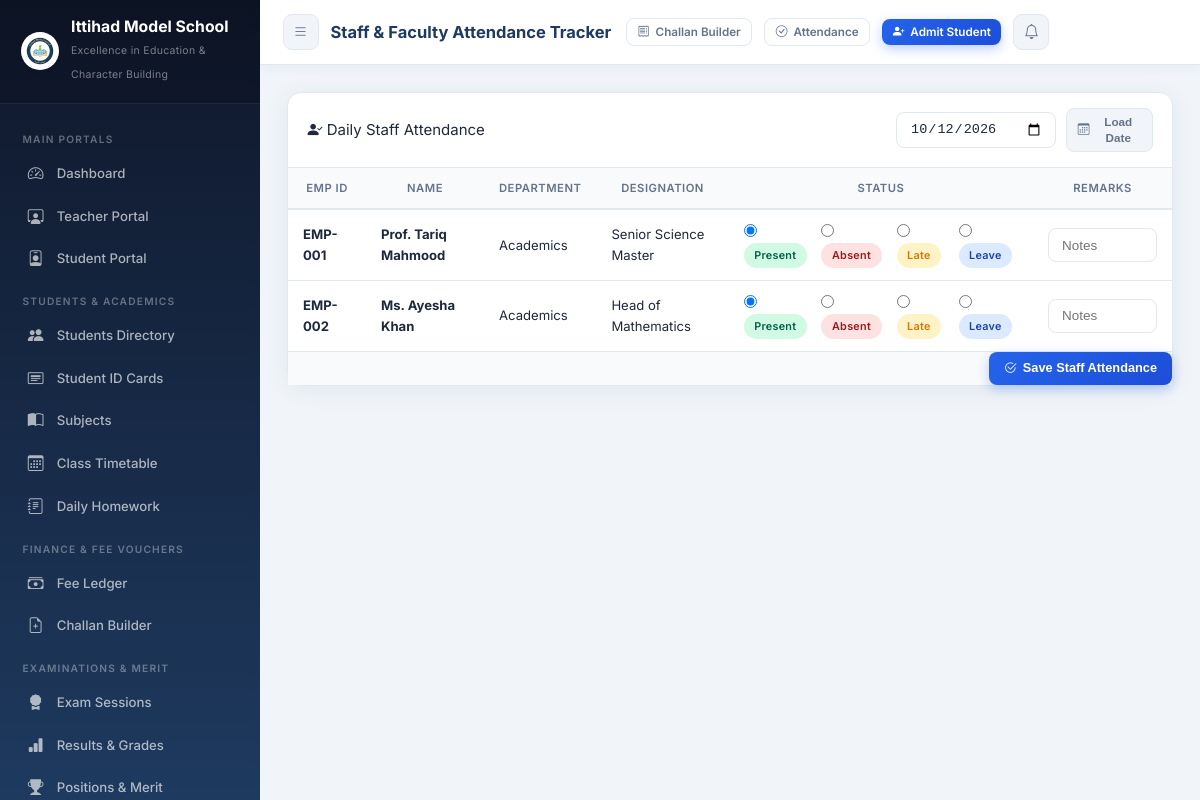
Page /attendance/staff/ (signed in) on the committed database.
### core/models.py (models this page shows, shortened)
class SchoolSetting(models.Model):
    school_name        = models.CharField(max_length=200, default='Ittihad Model School')
    tagline            = models.CharField(max_length=250, default='Excellence in Education & Character Building')
    registration_no    = models.CharField(max_length=100, default='REG-IMS-2026-987')
    address            = models.TextField(default='Sector H-9, Educational Complex, Capital City')
    contact_phone      = models.CharField(max_length=50, default='+92 51 9876543 / 0300-1234567')
    email              = models.EmailField(default='info@ittihadmodelschool.edu.pk')
    website            = models.URLField(default='https://ittihadmodelschool.edu.pk', blank=True)
    logo               = models.ImageField(upload_to='school_branding/', default='school_branding/logo.png', blank=True, null=True)
    bank_name          = models.CharField(max_length=100, default='National Allied Bank Ltd')
    bank_account_title = models.CharField(max_length=150, default='Ittihad Model School Trust')
    bank_account_no    = models.CharField(max_length=50, default='0123-4567890123')
    iban               = models.CharField(max_length=50, default='PK36NABL0000012345678901')
    bank_branch        = models.CharField(max_length=100, default='Main Campus Branch (Code: 0422)')
    currency_symbol    = models.CharField(max_length=10, default='PKR')
    late_fee_per_day   = models.DecimalField(max_digits=8, decimal_places=2, default=50.00)
    principal_name     = models.CharField(max_length=100, default='Prof. Dr. Sarah Jenkins')
    @classmethod
    def get_settings(cls):
        obj, _ = cls.objects.get_or_create(
            id=1,
            defaults={
                'school_name': 'Ittihad Model School',
                'tagline': 'Excellence in Education & Character Building',
                'logo': 'school_branding/logo.png',
            }
        )
        return obj

class Staff(models.Model):
    DEPARTMENT_CHOICES = [
        ('Academics', 'Academics / Teaching'),
        ('Administration', 'Administration'),
        ('Finance', 'Finance & Accounts'),
        ('Library', 'Library & Resource'),
        ('IT', 'IT & Computer Lab'),
        ('Support', 'Support & Maintenance'),
    ]
    user           = models.OneToOneField(User, on_delete=models.SET_NULL, null=True, blank=True, related_name='staff_profile')
    emp_id         = models.CharField(max_length=20, unique=True, db_index=True)
    name           = models.CharField(max_length=120, db_index=True)
    father_or_spouse = models.CharField(max_length=120, blank=True)
    designation    = models.CharField(max_length=100)
    department     = models.CharField(max_length=50, choices=DEPARTMENT_CHOICES, default='Academics', db_index=True)
    qualification  = models.CharField(max_length=150, blank=True)
    gender         = models.CharField(max_length=10, choices=GENDER_CHOICES, default='Male')
    blood_group    = models.CharField(max_length=10, choices=BLOOD_GROUPS, default='Unknown')
    dob            = models.DateField(null=True, blank=True)
    contact        = models.CharField(max_length=25, db_index=True)
    emergency_contact = models.CharField(max_length=25, blank=True)
    email          = models.EmailField(blank=True)
    cnic_or_nid    = models.CharField(max_length=30, blank=True, db_index=True)
    address        = models.TextField(blank=True)
    photo          = models.ImageField(upload_to='staff_photos/', blank=True, null=True)
    joining_date   = models.DateField(default=date.today)
    basic_salary   = models.DecimalField(max_digits=10, decimal_places=2, default=35000.00)
    is_active      = models.BooleanField(default=True, db_index=True)
    created_at     = models.DateTimeField(auto_now_add=True)
    class Meta:
        ordering = ['emp_id']

### core/views.py (the view, shortened to what this page needs)
# urls.py: path('attendance/staff/',            views.staff_attendance_view,    name='staff_attendance'),
@login_required
def staff_attendance_view(request):
    att_date_str = request.GET.get('date', str(date.today()))
    att_date = datetime.strptime(att_date_str, '%Y-%m-%d').date()
    staff_members = Staff.objects.filter(is_active=True)
    existing = {a.staff_id: a for a in StaffAttendance.objects.filter(date=att_date)}
    return render(request, 'core/staff_attendance.html', {
        'staff_members': staff_members,
        'existing': existing,
        'selected_date': att_date_str,
    })

### core/context_processors.py (called while the page is built)
def school_settings_processor(request):
    try:
        setting = SchoolSetting.get_settings()
    except Exception:
        setting = None
    return {
        'school_setting': setting,
        'SCHOOL_NAME': setting.school_name if setting else 'Ittihad Model School',
    }

### core/templatetags/core_tags.py (called while the page is built)
@register.filter(name='dict_get')
def dict_get(dictionary, key):
    if isinstance(dictionary, dict):
        return dictionary.get(key)
    return None

### templates/core/staff_attendance.html (shortened to what this page needs)
{% extends "base.html" %}
{% load core_tags %}
{% block page_title %}Staff & Faculty Attendance Tracker{% endblock %}
{% block content %}
<div class="card fade-in">
  <div class="card-header" style="display:flex; justify-content:space-between; align-items:center;">
    <div class="card-title"><i class="bi bi-person-check-fill text-primary"></i> Daily Staff Attendance</div>
    <form method="get" class="filter-form" style="display:flex; gap:10px; align-items:center;">
      <input type="date" name="date" value="{{ selected_date }}" class="form-control form-control-sm" style="max-width:160px;">
      <button type="submit" class="btn btn-sm btn-secondary"><i class="bi bi-calendar3"></i> Load Date</button>
    </form>
  </div>
  <div class="card-body p-0">
    <form method="post">
      <div class="table-responsive">
        <table class="table mb-0">
          <thead>
            <tr>
              <th>Emp ID</th>
              <th>Name</th>
              <th>Department</th>
              <th>Designation</th>
              <th>Status</th>
              <th>Remarks</th>
            </tr>
          </thead>
          <tbody>
            {% for sm in staff_members %}
              <tr>
                <td><strong>{{ sm.emp_id }}</strong></td>
                <td><strong>{{ sm.name }}</strong></td>
                <td>{{ sm.department }}</td>
                <td>{{ sm.designation }}</td>
                <td>
                  {% with rec=existing|dict_get:sm.pk %}
                    <div style="display:flex; gap:10px; align-items:center;">
                      <label style="cursor:pointer;"><input type="radio" name="status_{{ sm.pk }}" value="Present" {% if not rec or rec.status == 'Present' %}checked{% endif %}> <span class="badge badge-success">Present</span></label>
                      <label style="cursor:pointer;"><input type="radio" name="status_{{ sm.pk }}" value="Absent" {% if rec and rec.status == 'Absent' %}checked{% endif %}> <span class="badge badge-danger">Absent</span></label>
                      <label style="cursor:pointer;"><input type="radio" name="status_{{ sm.pk }}" value="Late" {% if rec and rec.status == 'Late' %}checked{% endif %}> <span class="badge badge-warning">Late</span></label>
                      <label style="cursor:pointer;"><input type="radio" name="status_{{ sm.pk }}" value="Leave" {% if rec and rec.status == 'Leave' %}checked{% endif %}> <span class="badge badge-info">Leave</span></label>
                    </div>
                  {% endwith %}
                </td>
                <td>
                  {% with rec=existing|dict_get:sm.pk %}
                    <input type="text" name="remarks_{{ sm.pk }}" value="{{ rec.remarks|default:'' }}" class="form-control form-control-sm" placeholder="Notes">
                  {% endwith %}
                </td>
              </tr>
            {% empty %}
              <tr>
                <td colspan="6" class="text-center py-4 text-muted">No staff records found.</td>
              </tr>
            {% endfor %}
          </tbody>
        </table>
      </div>
      {% if staff_members %}
        <div class="p-3" style="background:#F8FAFC; border-top:1px solid #E2E8F0; text-align:right;">
          <button type="submit" class="btn btn-primary"><i class="bi bi-check2-circle"></i> Save Staff Attendance</button>
        </div>
      {% endif %}
    </form>
  </div>
</div>
{% endblock %}

### templates/base.html (shortened to what this page needs)
<!DOCTYPE html>
<html lang="en">
<head>
  {% load static %}
  <link rel="stylesheet" href="{% static 'css/style.css' %}">
  <link rel="stylesheet" href="https://cdn.jsdelivr.net/npm/bootstrap-icons@1.11.1/font/bootstrap-icons.css">
</head>
<body>
<aside class="sidebar" id="sidebar">
  <div class="sidebar-brand">
    <div class="brand-icon" style="display:flex; align-items:center; justify-content:center; background:none;">
      {% if school_setting.logo %}
        <img src="{{ school_setting.logo.url }}" alt="Logo" style="width:38px; height:38px; border-radius:50%; object-fit:contain; background:white; padding:1px; box-shadow:0 2px 6px rgba(0,0,0,0.15);">
      {% else %}
        <img src="{% static 'images/logo.png' %}" alt="Logo" style="width:38px; height:38px; border-radius:50%; object-fit:contain; background:white; padding:1px; box-shadow:0 2px 6px rgba(0,0,0,0.15);" onerror="this.outerHTML='🏫'">
      {% endif %}
    </div>
    <div class="brand-text">
      <h2 style="font-size:1.05rem; line-height:1.2;">{{ school_setting.school_name|default:"Ittihad Model School" }}</h2>
      <span style="font-size:0.7rem; letter-spacing:0.3px;">{{ school_setting.tagline|default:"Excellence in Education" }}</span>
    </div>
  </div>
  <nav class="sidebar-menu">
    <div class="menu-label">Main Portals</div>
    <div class="nav-item">
      <a href="{% url 'dashboard' %}" class="nav-link">
        <span class="nav-icon"><i class="bi bi-speedometer2"></i></span>
        Dashboard
      </a>
    </div>
    <div class="nav-item">
      <a href="{% url 'teacher_portal' %}" class="nav-link">
        <span class="nav-icon"><i class="bi bi-person-workspace"></i></span>
        Teacher Portal
      </a>
    </div>
    <div class="nav-item">
      <a href="{% url 'student_portal' %}" class="nav-link">
        <span class="nav-icon"><i class="bi bi-person-badge"></i></span>
        Student Portal
      </a>
    </div>
    <div class="menu-label">Students & Academics</div>
    <div class="nav-item">
      <a href="{% url 'student_list' %}" class="nav-link">
        <span class="nav-icon"><i class="bi bi-people-fill"></i></span>
        Students Directory
      </a>
    </div>
    <div class="nav-item">
      <a href="{% url 'student_id_cards_pdf' %}" target="_blank" class="nav-link">
        <span class="nav-icon"><i class="bi bi-card-heading"></i></span>
        Student ID Cards
      </a>
    </div>
    <div class="nav-item">
      <a href="{% url 'subject_list' %}" class="nav-link">
        <span class="nav-icon"><i class="bi bi-book-half"></i></span>
        Subjects
      </a>
    </div>
    <div class="nav-item">
      <a href="{% url 'timetable_list' %}" class="nav-link">
        <span class="nav-icon"><i class="bi bi-calendar3"></i></span>
        Class Timetable
      </a>
    </div>
    <div class="nav-item">
      <a href="{% url 'homework_list' %}" class="nav-link">
        <span class="nav-icon"><i class="bi bi-journal-text"></i></span>
        Daily Homework
      </a>
    </div>
    <div class="menu-label">Finance & Fee Vouchers</div>
    <div class="nav-item">
      <a href="{% url 'fee_list' %}" class="nav-link">
        <span class="nav-icon"><i class="bi bi-cash-stack"></i></span>
        Fee Ledger
      </a>
    </div>
    <div class="nav-item">
      <a href="{% url 'bulk_voucher_generate' %}" class="nav-link">
        <span class="nav-icon"><i class="bi bi-file-earmark-plus"></i></span>
        Challan Builder
      </a>
    </div>
    <div class="menu-label">Examinations & Merit</div>
    <div class="nav-item">
      <a href="{% url 'exam_list' %}" class="nav-link">
        <span class="nav-icon"><i class="bi bi-award-fill"></i></span>
        Exam Sessions
      </a>
    </div>
    <div class="nav-item">
      <a href="{% url 'result_list' %}" class="nav-link">
        <span class="nav-icon"><i class="bi bi-bar-chart-fill"></i></span>
        Results & Grades
      </a>
    </div>
    <div class="nav-item">
      <a href="{% url 'merit_list_view' %}" class="nav-link">
        <span class="nav-icon"><i class="bi bi-trophy-fill"></i></span>
        Positions & Merit
      </a>
    </div>
  </nav>
</aside>
<header class="topbar">
  <div style="display:flex; align-items:center; gap:12px;">
    <button class="btn-icon" id="menuToggle" aria-label="Toggle menu">
      <i class="bi bi-list"></i>
    </button>
    <div class="topbar-title">{% block page_title %}EduManage Dashboard{% endblock %}</div>
  </div>
  <div class="topbar-actions">
    <a href="{% url 'bulk_voucher_generate' %}" class="btn btn-outline btn-sm" title="Generate Monthly Vouchers">
      <i class="bi bi-receipt"></i> <span class="d-none-sm">Challan Builder</span>
    </a>
    <a href="{% url 'student_attendance' %}" class="btn btn-outline btn-sm" title="Mark Daily Attendance">
      <i class="bi bi-check-circle"></i> <span class="d-none-sm">Attendance</span>
    </a>
    <a href="{% url 'student_add' %}" class="btn btn-primary btn-sm" id="quickAddStudent">
      <i class="bi bi-person-plus-fill"></i> <span class="d-none-sm">Admit Student</span>
    </a>
    <a href="{% url 'notifications' %}" class="btn-icon" id="notifBtn" title="Notifications">
      <i class="bi bi-bell"></i>
    </a>
  </div>
</header>
<main class="main-content">
  <div class="page-body">
    {% block content %}{% endblock %}
  </div>
</main>
</body>
</html>

### rows in the picture
SchoolSetting: logo (picture), school_name "Ittihad Model School", tagline "Excellence in Education & Character Building"
Staff: emp_id "EMP-001", name "Prof. Tariq Mahmood", department "Academics", designation "Senior Science Master"
Staff: emp_id "EMP-002", name "Ms. Ayesha Khan", department "Academics", designation "Head of Mathematics"
